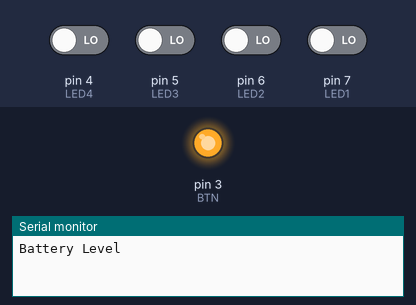
Bench run of a sketch on a simulated Arduino Uno, built with avr-gcc and run on an emulated ATmega328P. On the bench: output pins drawn as LEDs (lit = HIGH), the last lines printed to the serial monitor. The inputs (shaded band) are chosen by the test bench; at power-on: pin 4 (LED4), pin 5 (LED3), pin 6 (LED2), pin 7 (LED1) LOW.

Above: at 0.05 s.
At 20.3 s:
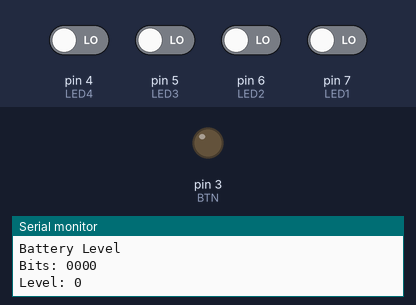
Timing chart, 0 to 52.8 s (numbered marks = the images above):
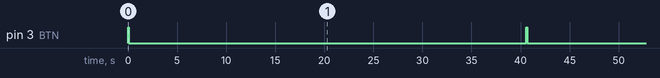

Measured:
- by itself, pin 3 (BTN): alternates HIGH for 0.10 s and LOW for 40.5 s

The sketch:

BatteryLevel.ino
```cpp
#define BTN 3
#define LED1 7
#define LED2 6
#define LED3 5
#define LED4 4

void setup() {
  Serial.begin(9600);
  pinMode(BTN, OUTPUT);
  pinMode(LED1, INPUT);
  pinMode(LED2, INPUT);
  pinMode(LED3, INPUT);
  pinMode(LED4, INPUT);
  digitalWrite(BTN, LOW);
  while (!Serial) {
    ; // wait for serial port to connect. Needed for native USB port only
  }
  Serial.println("Battery Level");
}

int batteryLevel = 0;
int l1=0,l2=0,l3=0,l4=0;

void loop() {
  digitalWrite(BTN, HIGH);
  delay(100);
  digitalWrite(BTN, LOW);
  delay(500);
  l1 = digitalRead(LED1);
  l2 = digitalRead(LED2);
  l3 = digitalRead(LED3);
  l4 = digitalRead(LED4);
  batteryLevel = (l4 << 3);
  batteryLevel = batteryLevel | (l3 << 2);
  batteryLevel = batteryLevel | (l2 << 1);
  batteryLevel = batteryLevel | l1;

  Serial.print("Bits: ");
  Serial.print(l1, DEC);
  Serial.print(l2, DEC);
  Serial.print(l3, DEC);
  Serial.print(l4, DEC);
  Serial.print('\n');
  Serial.print("Level: ");
  Serial.print(batteryLevel, DEC);
  Serial.print('\n');
  delay(40000);
}
```
